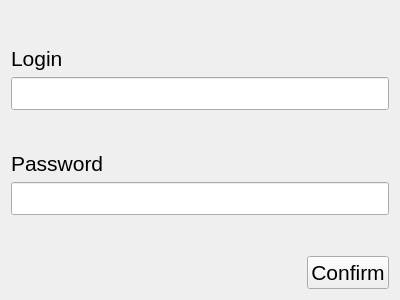
<?xml version="1.0" encoding="UTF-8"?>
<ui version="4.0">
 <class>RegistrationWindow</class>
 <widget class="QWidget" name="RegistrationWindow">
  <property name="windowModality">
   <enum>Qt::ApplicationModal</enum>
  </property>
  <property name="geometry">
   <rect>
    <x>0</x>
    <y>0</y>
    <width>400</width>
    <height>300</height>
   </rect>
  </property>
  <property name="windowTitle">
   <string>Registration</string>
  </property>
  <layout class="QVBoxLayout" name="verticalLayout" stretch="1,0">
   <item>
    <layout class="QVBoxLayout" name="VL_Data">
     <item>
      <spacer name="verticalSpacer">
       <property name="orientation">
        <enum>Qt::Vertical</enum>
       </property>
       <property name="sizeHint" stdset="0">
        <size>
         <width>20</width>
         <height>40</height>
        </size>
       </property>
      </spacer>
     </item>
     <item>
      <widget class="QLabel" name="lLogin">
       <property name="font">
        <font>
         <pointsize>16</pointsize>
        </font>
       </property>
       <property name="text">
        <string>Login</string>
       </property>
      </widget>
     </item>
     <item>
      <widget class="QLineEdit" name="leLogin">
       <property name="font">
        <font>
         <pointsize>16</pointsize>
        </font>
       </property>
      </widget>
     </item>
     <item>
      <spacer name="verticalSpacer_2">
       <property name="orientation">
        <enum>Qt::Vertical</enum>
       </property>
       <property name="sizeHint" stdset="0">
        <size>
         <width>20</width>
         <height>40</height>
        </size>
       </property>
      </spacer>
     </item>
     <item>
      <widget class="QLabel" name="lPassword">
       <property name="font">
        <font>
         <pointsize>16</pointsize>
        </font>
       </property>
       <property name="text">
        <string>Password</string>
       </property>
      </widget>
     </item>
     <item>
      <widget class="QLineEdit" name="lePassword">
       <property name="font">
        <font>
         <pointsize>16</pointsize>
        </font>
       </property>
       <property name="echoMode">
        <enum>QLineEdit::Password</enum>
       </property>
      </widget>
     </item>
     <item>
      <spacer name="verticalSpacer_3">
       <property name="orientation">
        <enum>Qt::Vertical</enum>
       </property>
       <property name="sizeHint" stdset="0">
        <size>
         <width>20</width>
         <height>40</height>
        </size>
       </property>
      </spacer>
     </item>
    </layout>
   </item>
   <item>
    <layout class="QHBoxLayout" name="HL_Button">
     <item>
      <spacer name="horizontalSpacer">
       <property name="orientation">
        <enum>Qt::Horizontal</enum>
       </property>
       <property name="sizeHint" stdset="0">
        <size>
         <width>40</width>
         <height>20</height>
        </size>
       </property>
      </spacer>
     </item>
     <item>
      <widget class="QPushButton" name="bConfirm">
       <property name="font">
        <font>
         <pointsize>16</pointsize>
        </font>
       </property>
       <property name="text">
        <string>Confirm</string>
       </property>
      </widget>
     </item>
    </layout>
   </item>
  </layout>
 </widget>
 <resources/>
 <connections/>
</ui>
